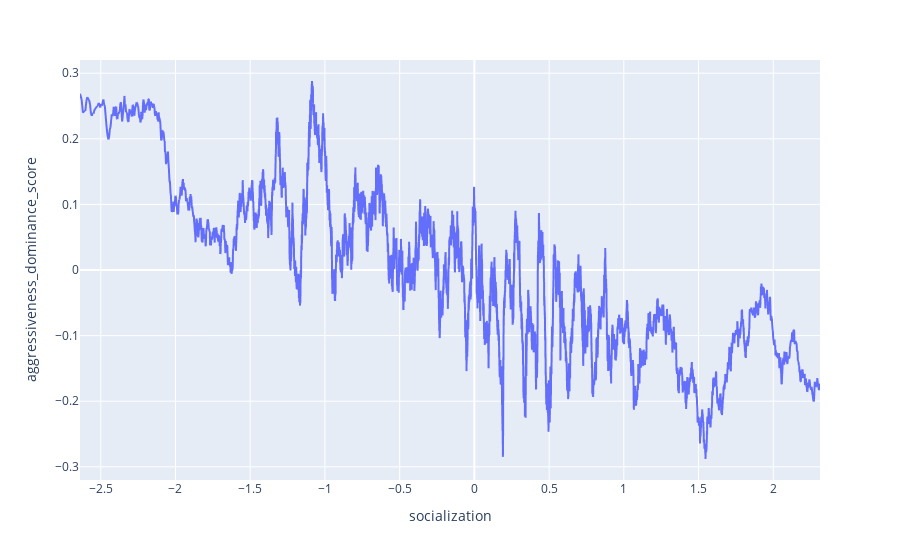

The notebook cell saved with this chart:
### Markdown cell above
## Vply socializácie psa na jeho agresivitu
(predpoklad: menšia socializácia, väčšia agresivita)

### Code cell
soc = dogs[['socialization', 'aggressiveness_dominance_score']]
# soc['aggressivness'] = dogs[aggressive_columns[0]] + dogs[aggressive_columns[1]] + dogs[aggressive_columns[2]]
soc = soc.sort_values(by='socialization').dropna()
soc = soc.rolling(200).mean()
fig = px.line(data_frame=soc, x='socialization', y='aggressiveness_dominance_score')
fig.show()

### Figure 1 — Plotly figure (JSON) as saved in the notebook; plotly's stock layout.template omitted (floating-point values rounded to 4 significant figures; data arrays with more than 128 entries replaced by an {"elided": "..."} marker saying what was removed)
{"data": [{"hovertemplate": "socialization=%{x}<br>aggressiveness_dominance_score=%{y}<extra></extra>", "legendgroup": "", "line": {"color": "#636efa", "dash": "solid"}, "marker": {"symbol": "circle"}, "mode": "lines", "name": "", "showlegend": false, "type": "scattergl", "x": {"elided": "9678 float values"}, "xaxis": "x", "y": {"elided": "9678 float values"}, "yaxis": "y"}], "layout": {"legend": {"tracegroupgap": 0}, "margin": {"t": 60}, "xaxis": {"anchor": "y", "domain": [0, 1], "title": {"text": "socialization"}}, "yaxis": {"anchor": "x", "domain": [0, 1], "title": {"text": "aggressiveness_dominance_score"}}}}
